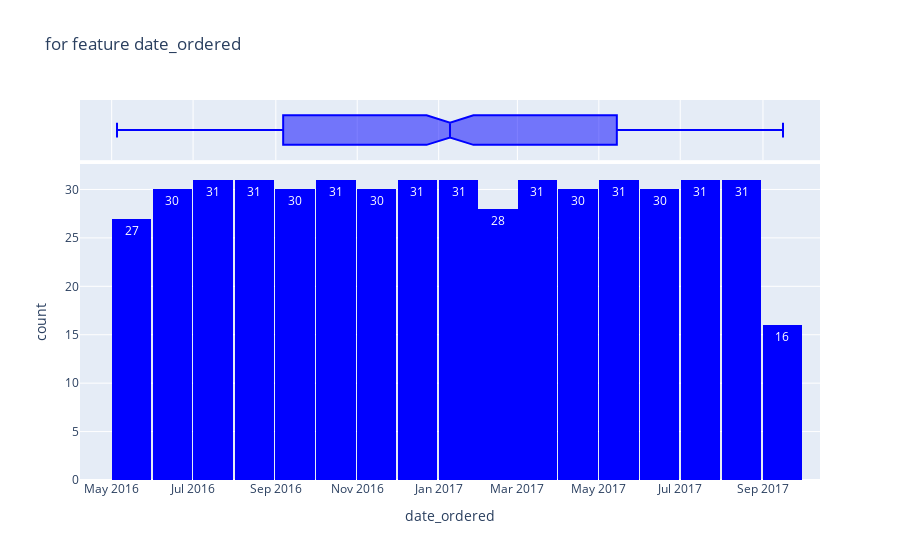
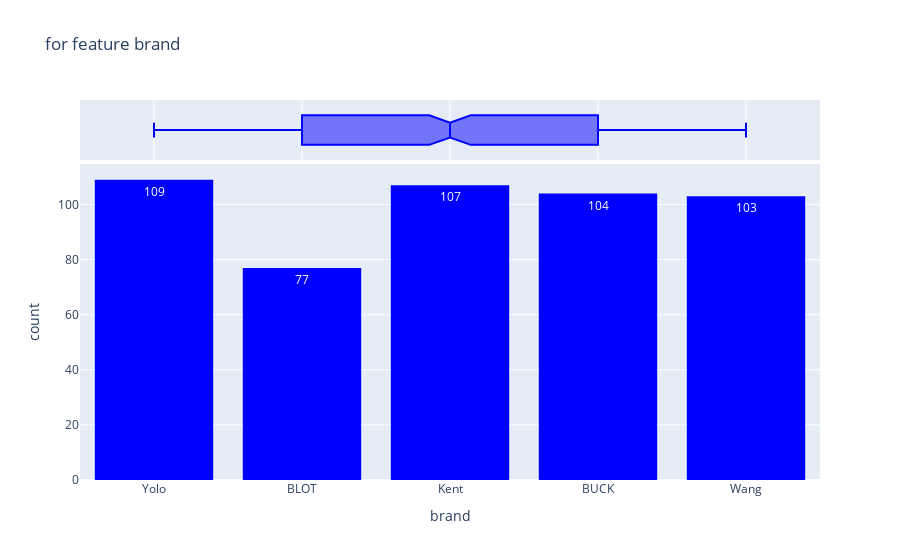
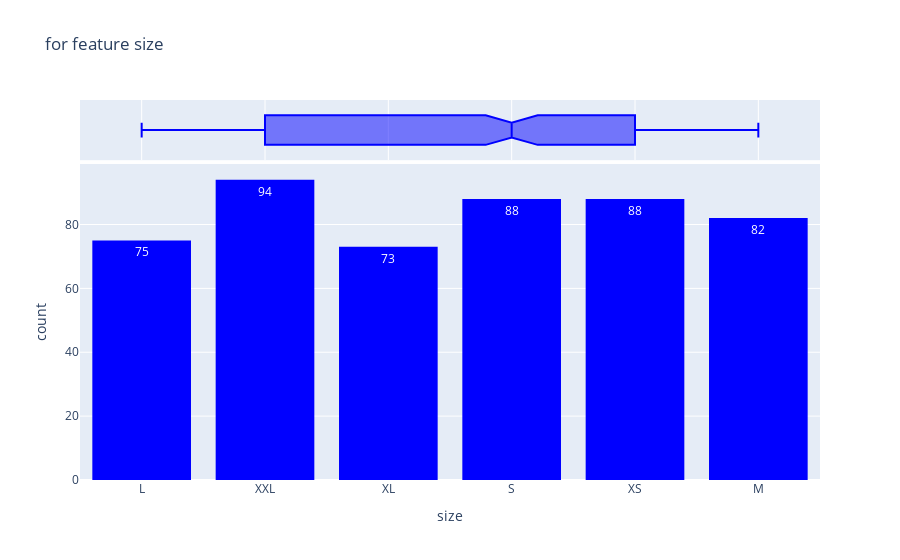
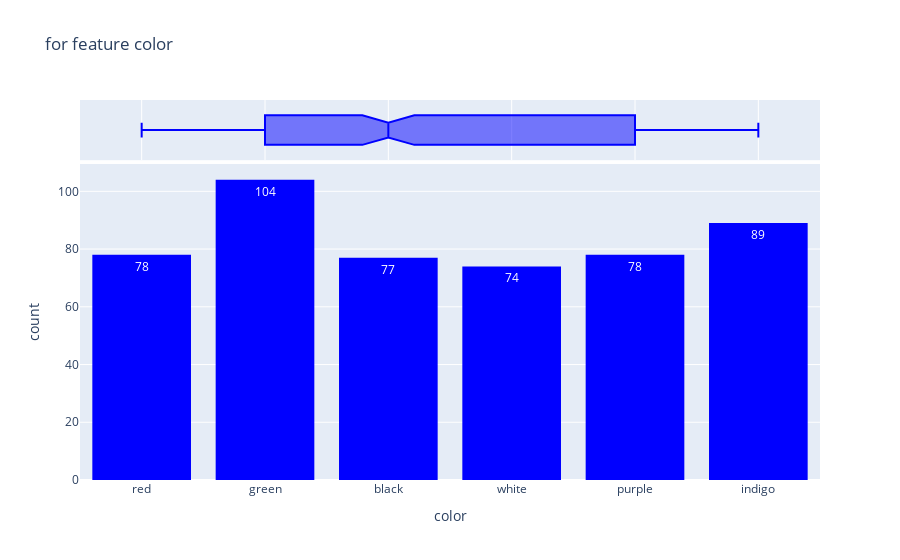

The cell these charts' notebook holds for them, in order:
### Code cell
#univariate analysis
lst=list(df.columns)
lst
for i in range(len(lst)) :
    fig=px.histogram(df,x=lst[i],title=f'for feature {lst[i]}',color_discrete_sequence=['blue'],text_auto=True,marginal='box')
    fig.show()

### Figure 1 — Plotly figure (JSON) as saved in the notebook; plotly's stock layout.template omitted (floating-point values rounded to 4 significant figures; data arrays with more than 128 entries replaced by an {"elided": "..."} marker saying what was removed)
{"data": [{"alignmentgroup": "True", "bingroup": "x", "hovertemplate": "date_ordered=%{x}<br>count=%{y}<extra></extra>", "legendgroup": "", "marker": {"color": "blue", "pattern": {"shape": ""}}, "name": "", "offsetgroup": "", "orientation": "v", "showlegend": false, "texttemplate": "%{value}", "type": "histogram", "x": {"elided": "500 str values"}, "xaxis": "x", "yaxis": "y"}, {"alignmentgroup": "True", "hovertemplate": "date_ordered=%{x}<extra></extra>", "legendgroup": "", "marker": {"color": "blue"}, "name": "", "notched": true, "offsetgroup": "", "showlegend": false, "type": "box", "x": {"elided": "500 str values"}, "xaxis": "x2", "yaxis": "y2"}], "layout": {"barmode": "relative", "legend": {"tracegroupgap": 0}, "title": {"text": "for feature date_ordered"}, "xaxis": {"anchor": "y", "domain": [0, 1], "title": {"text": "date_ordered"}}, "xaxis2": {"anchor": "y2", "domain": [0, 1], "matches": "x", "showgrid": true, "showticklabels": false}, "yaxis": {"anchor": "x", "domain": [0, 0.8316], "title": {"text": "count"}}, "yaxis2": {"anchor": "x2", "domain": [0.8416, 1], "matches": "y2", "showgrid": false, "showline": false, "showticklabels": false, "ticks": ""}}}

### Figure 2 — Plotly figure (JSON) as saved in the notebook; plotly's stock layout.template omitted (floating-point values rounded to 4 significant figures; data arrays with more than 128 entries replaced by an {"elided": "..."} marker saying what was removed)
{"data": [{"alignmentgroup": "True", "bingroup": "x", "hovertemplate": "brand=%{x}<br>count=%{y}<extra></extra>", "legendgroup": "", "marker": {"color": "blue", "pattern": {"shape": ""}}, "name": "", "offsetgroup": "", "orientation": "v", "showlegend": false, "texttemplate": "%{value}", "type": "histogram", "x": {"elided": "500 str values"}, "xaxis": "x", "yaxis": "y"}, {"alignmentgroup": "True", "hovertemplate": "brand=%{x}<extra></extra>", "legendgroup": "", "marker": {"color": "blue"}, "name": "", "notched": true, "offsetgroup": "", "showlegend": false, "type": "box", "x": {"elided": "500 str values"}, "xaxis": "x2", "yaxis": "y2"}], "layout": {"barmode": "relative", "legend": {"tracegroupgap": 0}, "title": {"text": "for feature brand"}, "xaxis": {"anchor": "y", "domain": [0, 1], "title": {"text": "brand"}}, "xaxis2": {"anchor": "y2", "domain": [0, 1], "matches": "x", "showgrid": true, "showticklabels": false}, "yaxis": {"anchor": "x", "domain": [0, 0.8316], "title": {"text": "count"}}, "yaxis2": {"anchor": "x2", "domain": [0.8416, 1], "matches": "y2", "showgrid": false, "showline": false, "showticklabels": false, "ticks": ""}}}

### Figure 3 — Plotly figure (JSON) as saved in the notebook; plotly's stock layout.template omitted (floating-point values rounded to 4 significant figures; data arrays with more than 128 entries replaced by an {"elided": "..."} marker saying what was removed)
{"data": [{"alignmentgroup": "True", "bingroup": "x", "hovertemplate": "size=%{x}<br>count=%{y}<extra></extra>", "legendgroup": "", "marker": {"color": "blue", "pattern": {"shape": ""}}, "name": "", "offsetgroup": "", "orientation": "v", "showlegend": false, "texttemplate": "%{value}", "type": "histogram", "x": {"elided": "500 str values"}, "xaxis": "x", "yaxis": "y"}, {"alignmentgroup": "True", "hovertemplate": "size=%{x}<extra></extra>", "legendgroup": "", "marker": {"color": "blue"}, "name": "", "notched": true, "offsetgroup": "", "showlegend": false, "type": "box", "x": {"elided": "500 str values"}, "xaxis": "x2", "yaxis": "y2"}], "layout": {"barmode": "relative", "legend": {"tracegroupgap": 0}, "title": {"text": "for feature size"}, "xaxis": {"anchor": "y", "domain": [0, 1], "title": {"text": "size"}}, "xaxis2": {"anchor": "y2", "domain": [0, 1], "matches": "x", "showgrid": true, "showticklabels": false}, "yaxis": {"anchor": "x", "domain": [0, 0.8316], "title": {"text": "count"}}, "yaxis2": {"anchor": "x2", "domain": [0.8416, 1], "matches": "y2", "showgrid": false, "showline": false, "showticklabels": false, "ticks": ""}}}

### Figure 4 — Plotly figure (JSON) as saved in the notebook; plotly's stock layout.template omitted (floating-point values rounded to 4 significant figures; data arrays with more than 128 entries replaced by an {"elided": "..."} marker saying what was removed)
{"data": [{"alignmentgroup": "True", "bingroup": "x", "hovertemplate": "color=%{x}<br>count=%{y}<extra></extra>", "legendgroup": "", "marker": {"color": "blue", "pattern": {"shape": ""}}, "name": "", "offsetgroup": "", "orientation": "v", "showlegend": false, "texttemplate": "%{value}", "type": "histogram", "x": {"elided": "500 str values"}, "xaxis": "x", "yaxis": "y"}, {"alignmentgroup": "True", "hovertemplate": "color=%{x}<extra></extra>", "legendgroup": "", "marker": {"color": "blue"}, "name": "", "notched": true, "offsetgroup": "", "showlegend": false, "type": "box", "x": {"elided": "500 str values"}, "xaxis": "x2", "yaxis": "y2"}], "layout": {"barmode": "relative", "legend": {"tracegroupgap": 0}, "title": {"text": "for feature color"}, "xaxis": {"anchor": "y", "domain": [0, 1], "title": {"text": "color"}}, "xaxis2": {"anchor": "y2", "domain": [0, 1], "matches": "x", "showgrid": true, "showticklabels": false}, "yaxis": {"anchor": "x", "domain": [0, 0.8316], "title": {"text": "count"}}, "yaxis2": {"anchor": "x2", "domain": [0.8416, 1], "matches": "y2", "showgrid": false, "showline": false, "showticklabels": false, "ticks": ""}}}
